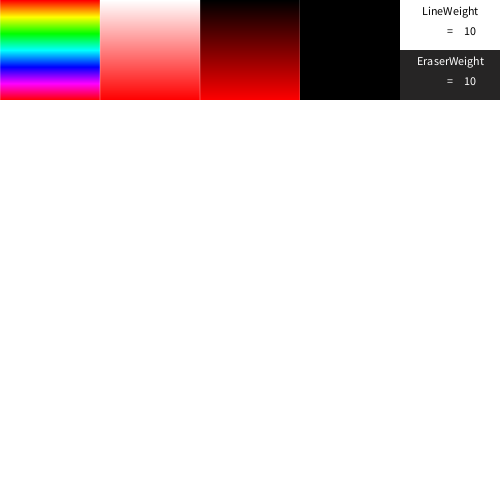
Frame 1 (no input)
Frame 60 (the mouse pressed at the canvas centre just before this capture): identical to frame 1, image omitted
Frame 120 (the mouse held since frame 60 and released just before this capture): identical to frame 1, image omitted

The Processing sketch that drew this single still picture (run headless with seeded random() and noise(); from frame 60 on, the mouse is pressed at the canvas centre):

// Processing sketch: processing_174507
// ── processing_174507.pde

void setup() 
{ 
  size(500, 500);
  background(255);
  noStroke();
  fill(0);
  strokeWeight(4);
  colorMode(HSB,100,100,100);
  smooth();
  
  hbox();
} 

boolean ON=false;
int H = 0, S = 0, B = 0, pencil = 10, eraser = 10;

void draw()
{
  if(ON == true)
  {
    if(mouseButton == LEFT){
      stroke(H, S, B);
      strokeWeight(pencil);
      line(pmouseX, pmouseY, mouseX, mouseY);
    }
    if(mouseButton == RIGHT){
      stroke(0,0,100);
      strokeWeight(eraser);
      line(pmouseX, pmouseY, mouseX, mouseY);
    }
  }
}

void keyPressed(){
  switch(key){
  case 'h' :
    H += 10;
    if(H>100){H=0;}
    hbox();
    break;
  case 's' :
    S += 10;
    if(S>100){S=0;}
    hbox();
    break;
  case 'b' :
    B += 10;
    if(B>100){B=0;}
    hbox();
    break;
  case 'c' :
    background(0,0,100);
    hbox();
    break;
  case 'q' :
    if(pencil <= 145){pencil += 5;}
    hbox();
    break;
  case 'w' :
    if(pencil >= 1){pencil -= 5;}
    hbox();
    break;
  case 'z' :
    if(eraser <= 145){eraser += 5;}
    hbox();
    break;
  case 'x' :
    if(eraser >= 1){eraser -= 5;}
    hbox();
    break;
  case ' ' :
    H = 0; S = 0; B = 0; pencil = 10; eraser = 10;
    hbox();
    break;
  default  :
    H = 0; S = 0; B = 0; pencil = 10; eraser = 10;
    hbox();
    break;
  }
}

void mousePressed()
{
  if(mouseY >= 100)
  {
    ON = true;
  }
  else //mouseY<100
  {
    if(mouseX <= 99)
    {
      H = mouseY;
    }
    else if(mouseX <= 199)
    {
      S = mouseY;
    }
    else if(mouseX <= 299)
    {
      B = mouseY;
    }
  }
  
  
  hbox();
}

void mouseReleased()
{
  ON = false;
  hbox();
}

void hbox()
{
  pushStyle();
  
  strokeWeight(1);
  for(int i = 0;i < 100; i++)
  {
    stroke(i,100,100);
    line(0,i,99,i);
  }
  for(int i = 0;i < 100; i++)
  {
    stroke(100,i,100);
    line(100,i,199,i);
  }
  for(int i = 0;i < 100; i++)
  {
    stroke(100,100,i);
    line(200,i,299,i);
  }
  
  noStroke();
  fill(H, S, B);
  rect(300,0,100,100);
  
  fill(0,0,100);
  rect(400,0,100,50);
  fill(0,1,15);
  rect(400,50,100,50); 
  
  textAlign(CENTER);
  fill(0,1,1);
  text("LineWeight",450,15);
  text("=",450,35);
  text(pencil,470,35);
  fill(0,0,100);
  text("EraserWeight",450,65);
  text("=",450,85);
  text(eraser,470,85);
  
  popStyle();
}
